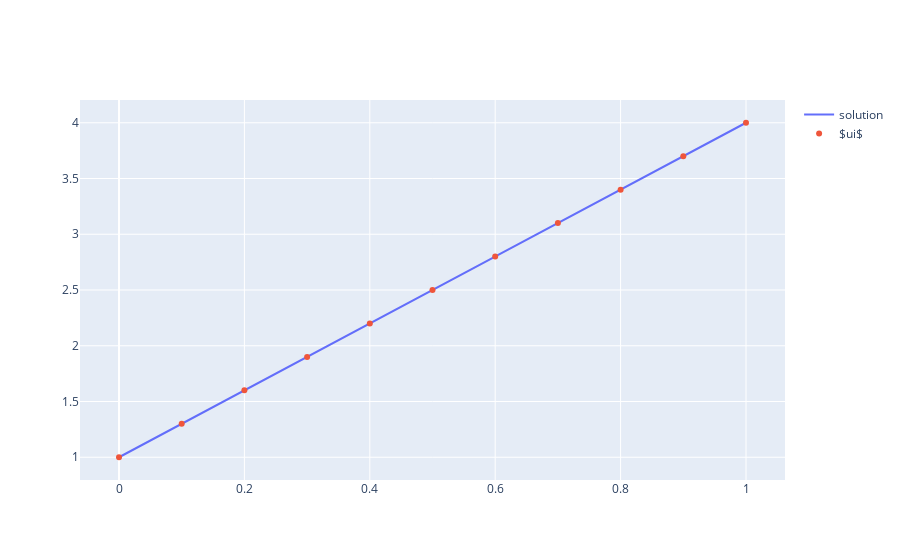

Write notebook code for a chart like this one.
### Markdown cell above
We now plot the solution $\boldsymbol{ui}$.
Will we get a line?

### Code cell
x, u = interpolate(ui)


fig = go.Figure(data=[
    go.Scatter(x=x, y=u, mode='lines', name="solution"),
    go.Scatter(x=s, y=ui, mode='markers', name="$ui$"),
])
plotly.iplot(fig)

### Figure 1 — Plotly figure (JSON) as saved in the notebook; plotly's stock layout.template omitted (floating-point values rounded to 4 significant figures; data arrays with more than 128 entries replaced by an {"elided": "..."} marker saying what was removed)
{"data": [{"mode": "lines", "name": "solution", "type": "scatter", "x": {"elided": "500 float values"}, "y": {"elided": "500 float values"}}, {"mode": "markers", "name": "$ui$", "type": "scatter", "x": [0, 0.1, 0.2, 0.3, 0.4, 0.5, 0.6, 0.7, 0.8, 0.9, 1], "y": [1, 1.3, 1.6, 1.9, 2.2, 2.5, 2.8, 3.1, 3.4, 3.7, 4]}], "layout": {}}
